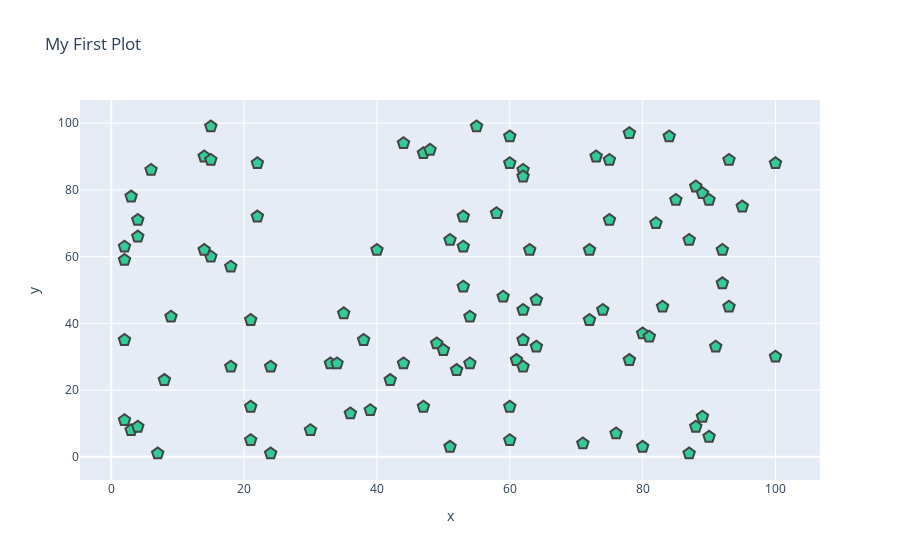

Notebook code for this chart:
### Markdown cell above
Изменить маркер диаграммы рассеивания

### Code cell
data = [
    go.Scatter(
        x=random_x, 
        y=random_y, 
        mode="markers",
        marker=dict(
            size=12,
            color="rgb(51, 204, 153)",
            symbol="pentagon",
            line=dict(width=2)
        )
    )
]

fig = go.Figure(data=data, layout=layout)
pyo.iplot(fig)

### Figure 1 — Plotly figure (JSON) as saved in the notebook; plotly's stock layout.template omitted (floating-point values rounded to 4 significant figures)
{"data": [{"marker": {"color": "rgb(51, 204, 153)", "line": {"width": 2}, "size": 12, "symbol": "pentagon"}, "mode": "markers", "type": "scatter", "x": [52, 93, 15, 72, 61, 21, 83, 87, 75, 75, 88, 100, 24, 3, 22, 53, 2, 88, 30, 38, 2, 64, 60, 21, 33, 76, 58, 22, 89, 49, 91, 59, 42, 92, 60, 80, 15, 62, 62, 47, 62, 51, 55, 64, 3, 51, 7, 21, 73, 39, 18, 4, 89, 60, 14, 9, 90, 53, 2, 84, 92, 60, 71, 44, 8, 47, 35, 78, 81, 36, 50, 4, 2, 6, 54, 4, 54, 93, 63, 18, 90, 44, 34, 74, 62, 100, 14, 95, 48, 15, 72, 78, 87, 62, 40, 85, 80, 82, 53, 24], "y": [26, 89, 60, 41, 29, 15, 45, 65, 89, 71, 9, 88, 1, 8, 88, 63, 11, 81, 8, 35, 35, 33, 5, 41, 28, 7, 73, 72, 12, 34, 33, 48, 23, 62, 88, 37, 99, 44, 86, 91, 35, 65, 99, 47, 78, 3, 1, 5, 90, 14, 27, 9, 79, 15, 90, 42, 77, 51, 63, 96, 52, 96, 4, 94, 23, 15, 43, 29, 36, 13, 32, 71, 59, 86, 28, 66, 42, 45, 62, 57, 6, 28, 28, 44, 84, 30, 62, 75, 92, 89, 62, 97, 1, 27, 62, 77, 3, 70, 72, 27]}], "layout": {"hovermode": "closest", "title": {"text": "My First Plot"}, "xaxis": {"title": {"text": "x"}}, "yaxis": {"title": {"text": "y"}}}}
